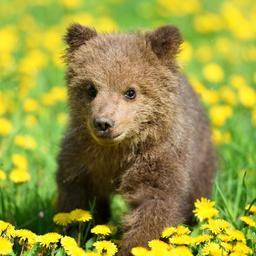
#> input picture firstImage.jpg, 256 x 256 px
$ jupyter execute --allow-errors kisHF1.ipynb
#> lines starting #> are read from the running program, lines starting #| are printed output that depends on the picture
#> further down, currentImage is the input picture: shape (256, 256, 3); mean B, G, R 61.6, 150.7, 149.9
#> `b, g, r = cv.split(currentImage)`:
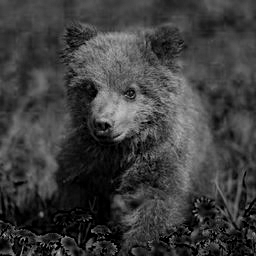
#> b: shape (256, 256); min 0, max 191, mean 61.6
#> `b, g, r = cv.split(currentImage)`:
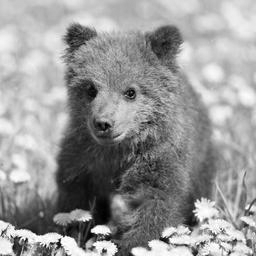
#> g: shape (256, 256); min 0, max 255, mean 150.7
#> `b, g, r = cv.split(currentImage)`:
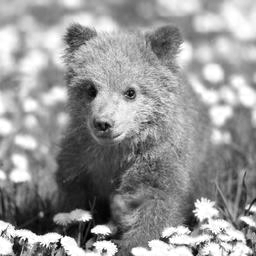
#> r: shape (256, 256); min 0, max 255, mean 149.9
#> `plt.show()`:
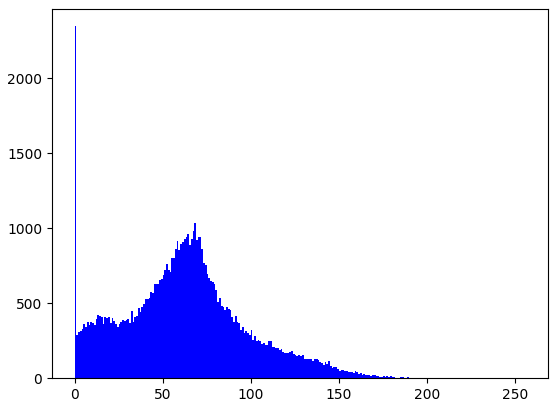
#> figure drawn by matplotlib, 1 panel; tallest bar 2349 high, from x = 0 to 1
#> `plt.show()`:
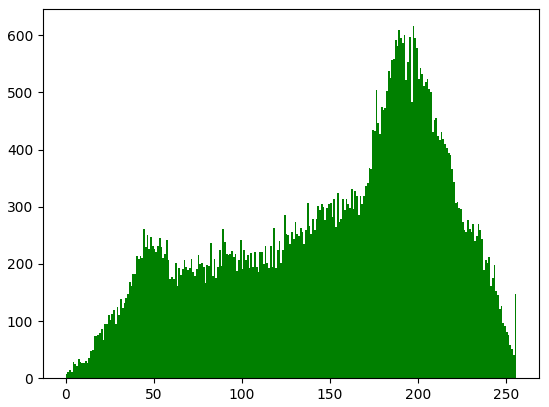
#> figure drawn by matplotlib, 1 panel; tallest bar 616 high, from x = 197 to 198
#> `plt.show()`:
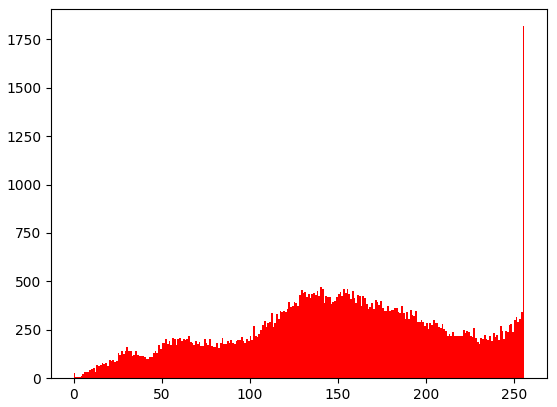
#> figure drawn by matplotlib, 1 panel; tallest bar 1818 high, from x = 255 to 256
#> pass 2 of the loop `for i in range(len(images)):`:
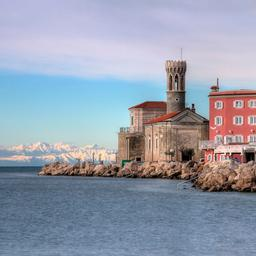
#> input picture secondImage.jpg, 256 x 256 px
#> currentImage is the input picture: shape (256, 256, 3); mean B, G, R 173.2, 157.2, 149.7
#> `b, g, r = cv.split(currentImage)`:
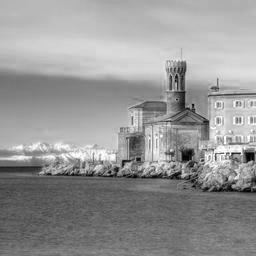
#> r: shape (256, 256); min 0, max 255, mean 149.7
#> `plt.show()`:
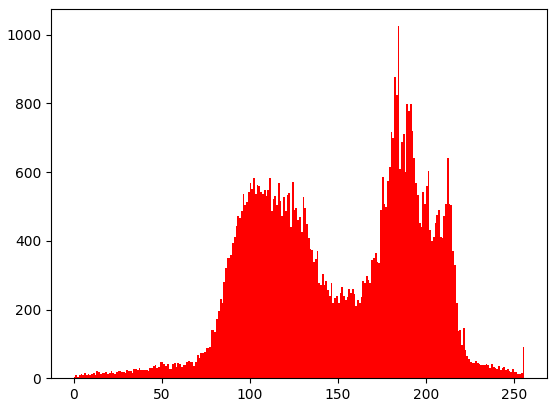
#> figure drawn by matplotlib, 1 panel; tallest bar 1025 high, from x = 184 to 185
#> pass 3 of the loop `for i in range(len(images)):`:
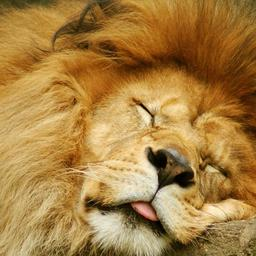
#> input picture thirdImage.jpg, 256 x 256 px
#> currentImage is the input picture: shape (256, 256, 3); mean B, G, R 66.3, 128, 167.8
#> `b, g, r = cv.split(currentImage)`:
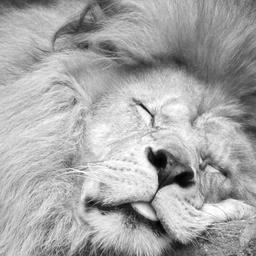
#> r: shape (256, 256); min 0, max 255, mean 167.8
#> `plt.show()`:
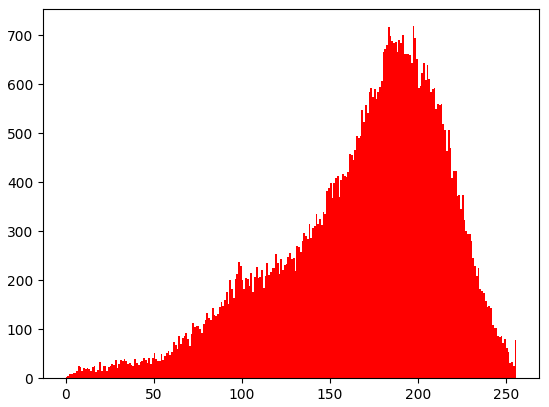
#> figure drawn by matplotlib, 1 panel; tallest bar 718 high, from x = 197 to 198
[cell 1]
import numpy as np
import math
from matplotlib import pyplot as plt
import cv2 as cv
from google.colab.patches import cv2_imshow

images = ["firstImage.jpg", "secondImage.jpg", "thirdImage.jpg", "fourthImage.jpg", "fifthImage.jpg"]

#> (the rest of this cell did not finish here and is left out)

[cell 2]
import numpy as np
from matplotlib import pyplot as plt
import cv2 as cv
from google.colab.patches import cv2_imshow

images = ["firstImage.jpg", "secondImage.jpg", "thirdImage.jpg", "fourthImage.jpg", "fifthImage.jpg"]
#> images = ['firstImage.jpg', 'secondImage.jpg', 'thirdImage.jpg', 'fourthImage.jpg', 'fifthImage.jpg']
#> pass 2 of the loop `for i in range(len(images)):`:
#> pass 3 of the loop `for i in range(len(images)):`:

#> (the rest of this cell did not finish here and is left out)
